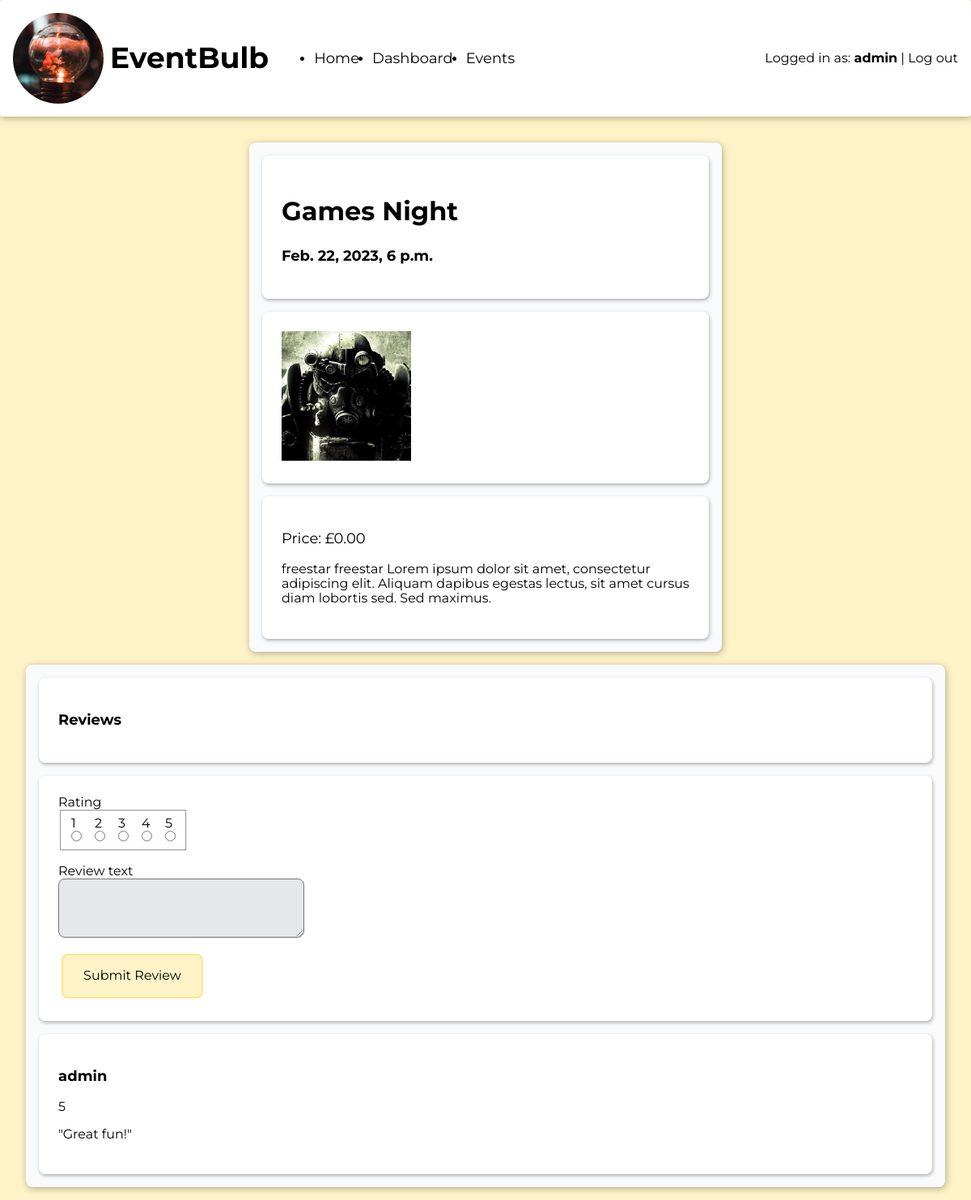
The page /events/2/ (signed in) on the database its author committed.
### events/models.py (models this page shows, shortened)
class Event(models.Model):
    title = models.CharField(max_length=255)
    description = models.CharField(max_length=255)
    datetime = models.DateTimeField(auto_now=False, auto_now_add=False)
    cost = models.DecimalField(max_digits=6, decimal_places=2)
    cover = models.ImageField(upload_to='images/')

class Review(models.Model):
    class Rating(models.IntegerChoices):
        ONE = 1
        TWO = 2
        THREE = 3
        FOUR = 4
        FIVE = 5
    rating = models.IntegerField(choices=Rating.choices)
    text = models.TextField()
    event = models.ForeignKey(Event, on_delete=models.CASCADE, blank=True, null=True, related_name="reviews")
    profile = models.ForeignKey("accounts.UserProfile", on_delete=models.CASCADE, blank=True, related_name="reviews")

### accounts/models.py (models this page shows)
class UserProfile(models.Model):
    user = models.OneToOneField(
        User, on_delete=models.CASCADE, related_name='profile')
    attending = models.ManyToManyField(Event, blank=True, related_name="profile")
    def __str__(self):
        return self.user.username

### events/views.py (the view)
# urls.py: path('<int:id>/', views.details, name="events_details"),
def details(request, id):
    event = get_object_or_404(Event, id=id)
    return render(request, 'events/details.html', {"event": event})

### templates/events/details.html (shortened to what this page needs)
{% extends 'base.html' %}
{% load static %}
{% block content %}
  <main class="wrap-content">
    <div class="card-background half-width event-details">
      <section class="card event-header">
        <div class="event-info">
          <h2 class="event-title">{{ event.title }}</h2>
          <h3>{{ event.datetime }}</h3>
        </div>
      </section>
      <section class="card">
        <img class="event-image" src="{{ event.cover.url }}" alt="{{ event.title }}">
      </section>
      <section class="card">
        <p class="event-cost">Price: £{{ event.cost }}</p>
        <p>{{ event.description }}</p>
      </section>
    </div>
    {% if event.reviews.all|length > 0 or user.is_authenticated %}
    <div class ="card-background half width">
      <section class="card">
        <h3 class = "larger-heading">Reviews</h3>
      </section>
      {% if user.is_authenticated %}
      <section class="card">
        <form class="review-form" action="{% url 'events_add_review' event.id %}" method="POST">
          <div class ="input-group">
            <label for="ratings">Rating</label>
            <fieldset id="ratings" class="rating-group">
              <label for="rating-1">1</label>
              <label for="rating-2">2</label>
              <label for="rating-3">3</label>
              <label for="rating-4">4</label>
              <label for="rating-5">5</label>
              <input required type="radio" name="rating" value="1" id="rating-1">
              <input required type="radio" name="rating" value="2" id="rating-2">
              <input required type="radio" name="rating" value="3" id="rating-3">
              <input required type="radio" name="rating" value="4" id="rating-4">
              <input required type="radio" name="rating" value="5" id="rating-5">
            </fieldset>
          </div>
          <div class="input-group full-width">
            <label for="review-text">Review text</label>
            <textarea name="review-text" id="review-text" cols="30" rows="3"></textarea>
          </div>
          <button class="button yellow" type="submit">Submit Review</button>
        </form>
      </section>
      {% endif %}
      <div class="reviews-scroller">
        {% for review in event.reviews.all %}
        <section class="card">
          <h3>{{ review.profile }}</h3>
          <p>{{ review.rating }}</p>
          {% if review.text|length > 0 %}
          <p>"{{ review.text }}"</p>
          {% endif %}
        </section>
        {% endfor %}
      </div>
    </div>
    {% endif %}
  </main>
{% endblock %}

### templates/base.html (shortened to what this page needs)
{% load static %}
<!DOCTYPE html>
<html lang="en">
<head>
  <link href="https://cdnjs.cloudflare.com/ajax/libs/normalize/8.0.1/normalize.min.css" rel="stylesheet">
  <link href="https://cdnjs.cloudflare.com/ajax/libs/meyer-reset/2.0/reset.min.css" rel="stylesheet">
  <link rel="stylesheet" href="{% static 'css/style.css' %}">
</head>
<body>
  <header class="navbar">
    <section>
      <img class="logo" src="{% static 'images/logo.jpg' %}" alt="EventBulb Logo">
      <h1 class="site-heading">EventBulb</h1>
      <nav>
        <ul>
          <li>
            <a href="{% url 'information_home' %}">Home</a>
          </li>
          {% if user.is_authenticated %}
          <li>
            <a href="{% url 'events_dashboard' %}">Dashboard</a>
          </li>
          {% endif %}
          <li>
            <a href="{% url 'events_list' %}">Events</a>
          </li>
        </ul>
      </nav>
    </section>
    <nav class="auth-nav">
      {% if user.is_authenticated %}
      <span>Logged in as: <span class="logged-in-username">{{ user.username }}</span></span>
      <span> | </span>
      <a href="{% url 'accounts_logout' %}">Log out</a>
      {% else %}
      <a href="{% url 'accounts_login' %}">Log in</a>
      <span> | </span>
      <a href="{% url 'accounts_register' %}">Register</a>
      {% endif %}
    </nav>
  </header>
  {% block content %}{% endblock content %}
</body>
</html>

### static/css/style.css (style rules this page uses)
:root { --shadow: 1px 2px 8px rgba(0,0,0,0.3); --shadow-small: 1px 2px 4px rgba(0,0,0,0.3); --yellow : #FEF3C7; --yellow-accent: #FDE68A; --gray: #E5E7EB; --gray-accent: #D1D5DB; --gray-light: #F9FAFB; --red: #FECACA; --red-accent: #FCA5A5; }
body { background-color: var(--yellow); display: flex; flex-direction: column; height: 100vh; font-family: 'Montserrat', Helvetica, Arial, sans-serif; }
a { color: inherit; text-decoration: inherit; }
h2 { font-size: 1.25rem; }
h3 { font-size: 1.125rem; }
.navbar { display: grid; grid-template-columns: 1fr 1fr; align-items: center; background-color: white; border-radius: 0.25rem; padding: 1rem; box-shadow: var(--shadow) }
.navbar > section { display: flex; align-items: center; }
.navbar .logo { margin-right: 0.5rem; height: 7rem; width: 7rem; object-fit: cover; border-radius: 100%; }
.site-heading { font-size: 1.5rem; }
.navbar .site-heading { font-size: 2.25rem; margin-right: 1rem; }
.navbar > .auth-nav { justify-self: flex-end; }
.navbar nav > ul { display: flex; align-items: center; }
.navbar nav > ul > li { margin-right: 1rem; }
.navbar nav > ul > li > a, .navbar nav > ul > li > span { font-size: 1.125rem; }
.logged-in-username { font-weight: bold; }
main { margin: 1rem; padding: 1rem; display: grid; gap: 1rem; flex-grow: 1; flex-shrink: 1; }
.card-background { background-color: var(--gray-light); padding: 0.5rem; box-shadow: var(--shadow); border-radius: 0.5rem; display: flex; flex-direction: column; }
.card { margin: 0.5rem; padding: 1.5rem; background-color: white; border-radius: 0.5rem; box-shadow: var(--shadow-small) }
.wrap-content { align-items: flex-start; flex-grow: 0; }
input[type="text"], input[type="password"], textarea { padding: 0.5rem; background-color: var(--gray); border-radius: 0.5rem; }
.button { padding: 1rem; border-radius: 0.5rem; min-width: 175px; margin: 0.25rem; box-sizing: border-box; transition: background-color 150ms; text-align: center; cursor: pointer; }
.button.yellow { background-color: var(--yellow); border: 2px solid var(--yellow-accent); }
.half-width { justify-self: center; width: 50%; }
.event-image { background-color: var(--gray); object-fit: cover; width: 10rem; height: 10rem; margin-right: 0.5rem; }
.event-title { font-size: 2rem; }
.event-details .event-header { display: flex; align-items: center; justify-content: space-between; }
.event-details .event-cost { font-size: 1.125rem; }
.review-form { display: flex; flex-direction: column; align-items: flex-start; }
.review-form .input-group { display: grid; grid-template-columns: 1fr; margin-bottom: 1rem; flex-grow: 1; }
.review-form button { justify-self: flex-end; }
.review-form .rating-group { display: grid; grid-template-columns: repeat(5, 1fr); column-gap: 1rem; }
.review-form .rating-group > label { align-self: flex-end; }
.review-form .rating-group > input { align-self: flex-start; }
.reviews-scroller { max-height: 500px; overflow-y: scroll; }

### rows shown on the page
Event: title "Games Night", datetime "Feb. 22, 2023, 6 p.m.", cover (picture), cost "0.00", description "freestar freestar Lorem ipsum dolor sit amet, consectetur adipiscing elit. Aliquam dapibus egestas lectus, sit amet cursus diam lobortis sed. Sed maximus."
Review: profile "admin", rating "5", text "Great fun!"

### other values the page prints
{{ user.username }} "admin"
